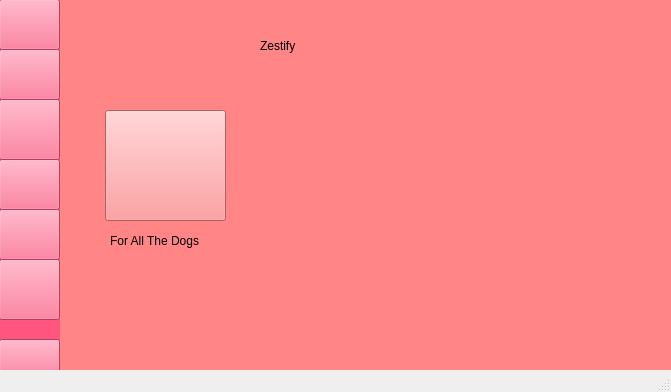
<?xml version="1.0" encoding="UTF-8"?>
<ui version="4.0">
 <class>MainWindow</class>
 <widget class="QMainWindow" name="MainWindow">
  <property name="geometry">
   <rect>
    <x>0</x>
    <y>0</y>
    <width>671</width>
    <height>392</height>
   </rect>
  </property>
  <property name="windowTitle">
   <string>MainWindow</string>
  </property>
  <widget class="QWidget" name="centralwidget">
   <widget class="QWidget" name="widget" native="true">
    <property name="geometry">
     <rect>
      <x>-111</x>
      <y>-21</y>
      <width>171</width>
      <height>401</height>
     </rect>
    </property>
    <property name="styleSheet">
     <string notr="true">background-color:rgb(255, 85, 127)</string>
    </property>
    <widget class="QLabel" name="label">
     <property name="geometry">
      <rect>
       <x>260</x>
       <y>170</y>
       <width>251</width>
       <height>71</height>
      </rect>
     </property>
     <property name="font">
      <font>
       <family>Bahnschrift</family>
       <pointsize>20</pointsize>
      </font>
     </property>
     <property name="styleSheet">
      <string notr="true">color:white</string>
     </property>
     <property name="text">
      <string>Home Page</string>
     </property>
    </widget>
    <widget class="QPushButton" name="btnHome">
     <property name="geometry">
      <rect>
       <x>110</x>
       <y>20</y>
       <width>61</width>
       <height>51</height>
      </rect>
     </property>
     <property name="text">
      <string/>
     </property>
     <property name="icon">
      <iconset>
       <normaloff>../../../../Pictures/Home Pro.png</normaloff>../../../../Pictures/Home Pro.png</iconset>
     </property>
     <property name="iconSize">
      <size>
       <width>20</width>
       <height>20</height>
      </size>
     </property>
    </widget>
    <widget class="QPushButton" name="pushButton_2">
     <property name="geometry">
      <rect>
       <x>110</x>
       <y>70</y>
       <width>61</width>
       <height>51</height>
      </rect>
     </property>
     <property name="text">
      <string/>
     </property>
     <property name="icon">
      <iconset>
       <normaloff>../../../../Pictures/Find Pro.png</normaloff>../../../../Pictures/Find Pro.png</iconset>
     </property>
     <property name="iconSize">
      <size>
       <width>20</width>
       <height>20</height>
      </size>
     </property>
    </widget>
    <widget class="QPushButton" name="btnProfile">
     <property name="geometry">
      <rect>
       <x>110</x>
       <y>360</y>
       <width>61</width>
       <height>41</height>
      </rect>
     </property>
     <property name="text">
      <string/>
     </property>
     <property name="icon">
      <iconset>
       <normaloff>../../../../Pictures/Suck ID.png</normaloff>../../../../Pictures/Suck ID.png</iconset>
     </property>
     <property name="iconSize">
      <size>
       <width>25</width>
       <height>25</height>
      </size>
     </property>
    </widget>
    <widget class="QPushButton" name="btnforallthedogs1">
     <property name="geometry">
      <rect>
       <x>110</x>
       <y>120</y>
       <width>61</width>
       <height>61</height>
      </rect>
     </property>
     <property name="styleSheet">
      <string notr="true">background-color: rgb(255, 85, 127)</string>
     </property>
     <property name="text">
      <string/>
     </property>
     <property name="icon">
      <iconset>
       <normaloff>../../../../Pictures/for all the dog.jpg</normaloff>../../../../Pictures/for all the dog.jpg</iconset>
     </property>
     <property name="iconSize">
      <size>
       <width>50</width>
       <height>50</height>
      </size>
     </property>
    </widget>
    <widget class="QPushButton" name="btn">
     <property name="geometry">
      <rect>
       <x>110</x>
       <y>180</y>
       <width>61</width>
       <height>51</height>
      </rect>
     </property>
     <property name="text">
      <string/>
     </property>
     <property name="icon">
      <iconset>
       <normaloff>../../../../Pictures/playboi carti.jpg</normaloff>../../../../Pictures/playboi carti.jpg</iconset>
     </property>
     <property name="iconSize">
      <size>
       <width>50</width>
       <height>50</height>
      </size>
     </property>
    </widget>
    <widget class="QPushButton" name="pushButton_4">
     <property name="geometry">
      <rect>
       <x>110</x>
       <y>230</y>
       <width>61</width>
       <height>51</height>
      </rect>
     </property>
     <property name="text">
      <string/>
     </property>
     <property name="icon">
      <iconset>
       <normaloff>../../../../Pictures/uzi.jpg</normaloff>../../../../Pictures/uzi.jpg</iconset>
     </property>
     <property name="iconSize">
      <size>
       <width>50</width>
       <height>50</height>
      </size>
     </property>
    </widget>
    <widget class="QPushButton" name="pushButton_5">
     <property name="geometry">
      <rect>
       <x>110</x>
       <y>280</y>
       <width>61</width>
       <height>61</height>
      </rect>
     </property>
     <property name="text">
      <string/>
     </property>
     <property name="icon">
      <iconset>
       <normaloff>../../../../Pictures/21 savage.jpg</normaloff>../../../../Pictures/21 savage.jpg</iconset>
     </property>
     <property name="iconSize">
      <size>
       <width>50</width>
       <height>50</height>
      </size>
     </property>
    </widget>
   </widget>
   <widget class="QStackedWidget" name="stackedMenu">
    <property name="geometry">
     <rect>
      <x>60</x>
      <y>0</y>
      <width>611</width>
      <height>381</height>
     </rect>
    </property>
    <property name="styleSheet">
     <string notr="true">background-color:rgb(255, 133, 135)</string>
    </property>
    <property name="currentIndex">
     <number>0</number>
    </property>
    <widget class="QWidget" name="page">
     <widget class="QLabel" name="label_2">
      <property name="geometry">
       <rect>
        <x>200</x>
        <y>20</y>
        <width>461</width>
        <height>51</height>
       </rect>
      </property>
      <property name="styleSheet">
       <string notr="true">font: 36pt &quot;Comic Sans MS&quot;;</string>
      </property>
      <property name="text">
       <string>Zestify</string>
      </property>
     </widget>
     <widget class="QPushButton" name="btnforallthedogs2">
      <property name="geometry">
       <rect>
        <x>45</x>
        <y>110</y>
        <width>121</width>
        <height>111</height>
       </rect>
      </property>
      <property name="text">
       <string/>
      </property>
      <property name="icon">
       <iconset>
        <normaloff>../../../../Pictures/for all the dog.jpg</normaloff>../../../../Pictures/for all the dog.jpg</iconset>
      </property>
      <property name="iconSize">
       <size>
        <width>100</width>
        <height>100</height>
       </size>
      </property>
     </widget>
     <widget class="QLabel" name="label_7">
      <property name="geometry">
       <rect>
        <x>50</x>
        <y>230</y>
        <width>121</width>
        <height>21</height>
       </rect>
      </property>
      <property name="styleSheet">
       <string notr="true">font: 63 11pt &quot;Bahnschrift SemiBold&quot;;</string>
      </property>
      <property name="text">
       <string>For All The Dogs</string>
      </property>
     </widget>
    </widget>
    <widget class="QWidget" name="MXS19BLK">
     <widget class="QLabel" name="label_3">
      <property name="geometry">
       <rect>
        <x>40</x>
        <y>50</y>
        <width>141</width>
        <height>131</height>
       </rect>
      </property>
      <property name="text">
       <string/>
      </property>
      <property name="pixmap">
       <pixmap>../../../../Pictures/for all the dog.jpg</pixmap>
      </property>
      <property name="scaledContents">
       <bool>true</bool>
      </property>
     </widget>
     <widget class="QLabel" name="label_4">
      <property name="geometry">
       <rect>
        <x>214</x>
        <y>59</y>
        <width>361</width>
        <height>111</height>
       </rect>
      </property>
      <property name="font">
       <font>
        <family>Bahnschrift SemiBold</family>
        <pointsize>36</pointsize>
        <weight>75</weight>
        <bold>true</bold>
       </font>
      </property>
      <property name="text">
       <string>For All The Dogs</string>
      </property>
     </widget>
     <widget class="QLabel" name="btnplayvirginiabeach">
      <property name="geometry">
       <rect>
        <x>40</x>
        <y>200</y>
        <width>541</width>
        <height>31</height>
       </rect>
      </property>
      <property name="font">
       <font>
        <family>Arial</family>
        <pointsize>11</pointsize>
       </font>
      </property>
      <property name="styleSheet">
       <string notr="true">background-color:rgb(255, 85, 127);
border-radius : 5px</string>
      </property>
      <property name="text">
       <string>  1 Virginia Beach                                                                               200.000.000                            4:11</string>
      </property>
     </widget>
     <widget class="QLabel" name="btnamen">
      <property name="geometry">
       <rect>
        <x>40</x>
        <y>250</y>
        <width>541</width>
        <height>31</height>
       </rect>
      </property>
      <property name="font">
       <font>
        <family>Arial</family>
        <pointsize>11</pointsize>
       </font>
      </property>
      <property name="styleSheet">
       <string notr="true">background-color:rgb(255, 85, 127);
border-radius : 5px</string>
      </property>
      <property name="text">
       <string>  2 Amen (feat. Teezo Touchdown)                                                      66.000.000                             2:21</string>
      </property>
     </widget>
     <widget class="QLabel" name="btncallingforyou">
      <property name="geometry">
       <rect>
        <x>40</x>
        <y>300</y>
        <width>541</width>
        <height>31</height>
       </rect>
      </property>
      <property name="font">
       <font>
        <family>Arial</family>
        <pointsize>11</pointsize>
       </font>
      </property>
      <property name="styleSheet">
       <string notr="true">background-color:rgb(255, 85, 127);
border-radius : 5px</string>
      </property>
      <property name="text">
       <string>  3 Calling For You (feat. 21 Savage)                                                  83.000.000                             4:45</string>
      </property>
     </widget>
     <widget class="QPushButton" name="btnvirginiabeach">
      <property name="geometry">
       <rect>
        <x>460</x>
        <y>200</y>
        <width>31</width>
        <height>31</height>
       </rect>
      </property>
      <property name="styleSheet">
       <string notr="true">background-color:rgb(255, 85, 127);
border-radius : 5px</string>
      </property>
      <property name="text">
       <string/>
      </property>
      <property name="icon">
       <iconset>
        <normaloff>../../../../Pictures/play.webp</normaloff>../../../../Pictures/play.webp</iconset>
      </property>
      <property name="iconSize">
       <size>
        <width>24</width>
        <height>24</height>
       </size>
      </property>
     </widget>
     <widget class="QPushButton" name="btnamen_2">
      <property name="geometry">
       <rect>
        <x>460</x>
        <y>250</y>
        <width>31</width>
        <height>31</height>
       </rect>
      </property>
      <property name="styleSheet">
       <string notr="true">background-color:rgb(255, 85, 127);
border-radius : 5px</string>
      </property>
      <property name="text">
       <string/>
      </property>
      <property name="icon">
       <iconset>
        <normaloff>../../../../Pictures/play.webp</normaloff>../../../../Pictures/play.webp</iconset>
      </property>
      <property name="iconSize">
       <size>
        <width>24</width>
        <height>24</height>
       </size>
      </property>
     </widget>
     <widget class="QPushButton" name="btncallingforyou_2">
      <property name="geometry">
       <rect>
        <x>460</x>
        <y>300</y>
        <width>31</width>
        <height>31</height>
       </rect>
      </property>
      <property name="styleSheet">
       <string notr="true">background-color:rgb(255, 85, 127);
border-radius : 5px</string>
      </property>
      <property name="text">
       <string/>
      </property>
      <property name="icon">
       <iconset>
        <normaloff>../../../../Pictures/play.webp</normaloff>../../../../Pictures/play.webp</iconset>
      </property>
      <property name="iconSize">
       <size>
        <width>24</width>
        <height>24</height>
       </size>
      </property>
     </widget>
     <widget class="QLabel" name="btnfirstpersonshooter">
      <property name="geometry">
       <rect>
        <x>40</x>
        <y>350</y>
        <width>541</width>
        <height>31</height>
       </rect>
      </property>
      <property name="font">
       <font>
        <family>Arial</family>
        <pointsize>11</pointsize>
       </font>
      </property>
      <property name="styleSheet">
       <string notr="true">background-color:rgb(255, 85, 127);
border-radius : 5px</string>
      </property>
      <property name="text">
       <string>  4 First Person Shooter (feat. J.Cole)                                                378.000.000                           4:07</string>
      </property>
     </widget>
     <widget class="QPushButton" name="btnfirstpersonshooter_2">
      <property name="geometry">
       <rect>
        <x>460</x>
        <y>350</y>
        <width>31</width>
        <height>31</height>
       </rect>
      </property>
      <property name="styleSheet">
       <string notr="true">background-color:rgb(255, 85, 127);
border-radius : 5px</string>
      </property>
      <property name="text">
       <string/>
      </property>
      <property name="icon">
       <iconset>
        <normaloff>../../../../Pictures/play.webp</normaloff>../../../../Pictures/play.webp</iconset>
      </property>
      <property name="iconSize">
       <size>
        <width>24</width>
        <height>24</height>
       </size>
      </property>
     </widget>
    </widget>
   </widget>
  </widget>
  <widget class="QMenuBar" name="menubar">
   <property name="geometry">
    <rect>
     <x>0</x>
     <y>0</y>
     <width>671</width>
     <height>18</height>
    </rect>
   </property>
  </widget>
  <widget class="QStatusBar" name="statusbar"/>
 </widget>
 <resources/>
 <connections/>
</ui>
